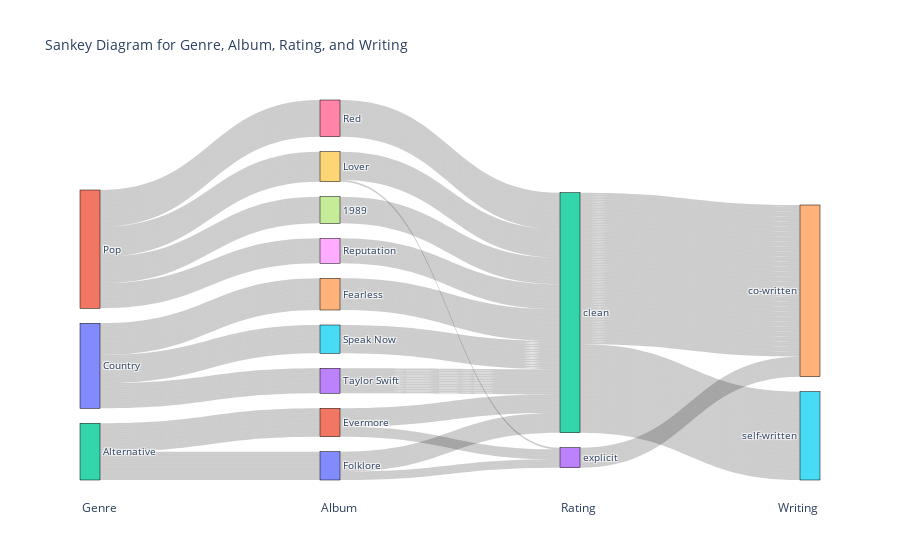

Notebook code cell kept with this figure:
### Code cell
fig = go.Figure(data=[go.Sankey(
    node=dict(
        pad=15,
        thickness=20,
        line=dict(color='black', width=0.5),
        label=nodes
    ),
    link=dict(
        source=source_indices,
        target=target_indices,
        value=value
    )
)])

# Add labels below each column
fig.add_annotation(
    x=0,
    y=-0.1,
    xref='paper',
    yref='paper',
    showarrow=False,
    text='Genre',
    font=dict(size=12)
)

fig.add_annotation(
    x=0.35,
    y=-0.1,
    xref='paper',
    yref='paper',
    showarrow=False,
    text='Album',
    font=dict(size=12)
)

fig.add_annotation(
    x=0.70,
    y=-0.1,
    xref='paper',
    yref='paper',
    showarrow=False,
    text='Rating',
    font=dict(size=12)
)

fig.add_annotation(
    x=1.0,
    y=-0.1,
    xref='paper',
    yref='paper',
    showarrow=False,
    text='Writing',
    font=dict(size=12)
)

# Update layout for better visibility
fig.update_layout(title_text="Sankey Diagram for Genre, Album, Rating, and Writing",
                  font_size=10,
                  autosize=True)

# Show the plot
fig.show()

### Figure 1 — Plotly figure (JSON) as saved in the notebook; plotly's stock layout.template omitted (floating-point values rounded to 4 significant figures; data arrays with more than 128 entries replaced by an {"elided": "..."} marker saying what was removed)
{"data": [{"link": {"source": {"elided": "468 int values"}, "target": {"elided": "468 int values"}, "value": {"elided": "468 int values"}}, "node": {"label": ["Country", "Pop", "Alternative", "Taylor Swift", "Fearless", "Speak Now", "Red", "1989", "Reputation", "Lover", "Folklore", "Evermore", "clean", "explicit", "co-written", "self-written"], "line": {"color": "black", "width": 0.5}, "pad": 15, "thickness": 20}, "type": "sankey"}], "layout": {"annotations": [{"font": {"size": 12}, "showarrow": false, "text": "Genre", "x": 0, "xref": "paper", "y": -0.1, "yref": "paper"}, {"font": {"size": 12}, "showarrow": false, "text": "Album", "x": 0.35, "xref": "paper", "y": -0.1, "yref": "paper"}, {"font": {"size": 12}, "showarrow": false, "text": "Rating", "x": 0.7, "xref": "paper", "y": -0.1, "yref": "paper"}, {"font": {"size": 12}, "showarrow": false, "text": "Writing", "x": 1, "xref": "paper", "y": -0.1, "yref": "paper"}], "autosize": true, "font": {"size": 10}, "title": {"text": "Sankey Diagram for Genre, Album, Rating, and Writing"}}}
